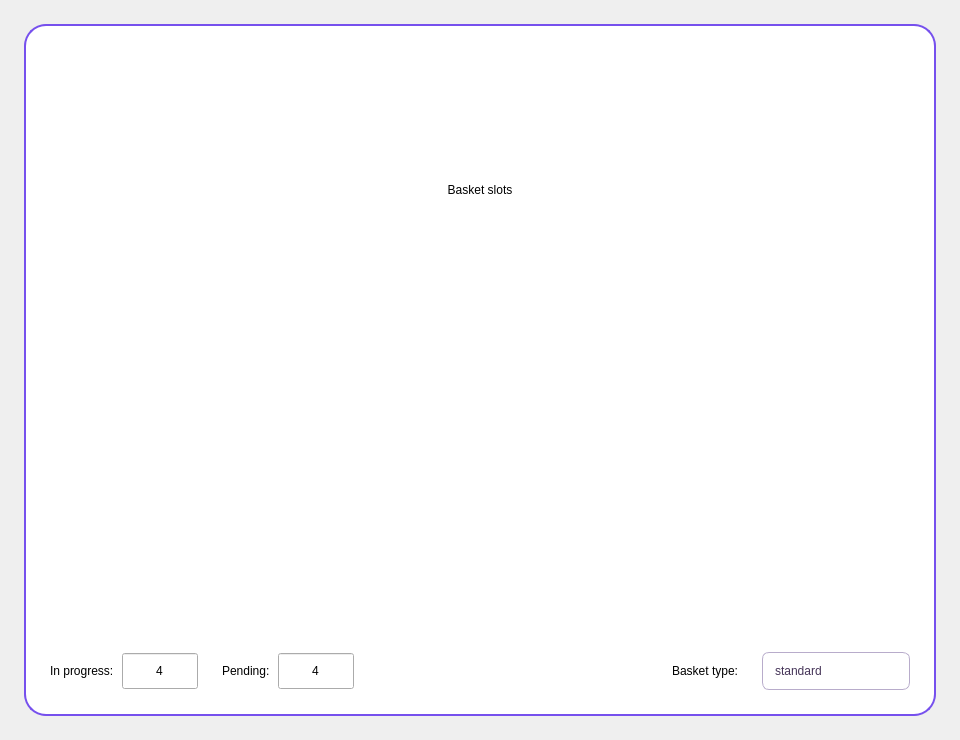
<?xml version="1.0" encoding="UTF-8"?>
<ui version="4.0">
 <class>BasketOverview</class>
 <widget class="QWidget" name="basketOverview">
  <property name="minimumSize">
   <size>
    <width>960</width>
    <height>740</height>
   </size>
  </property>
  <property name="windowTitle">
   <string>Basket overview</string>
  </property>
  <property name="styleSheet">
   <string>QWidget#basketOverview {
    background: #ffffff;
    color: #35294a;
    font-family: "Segoe UI";
    font-size: 14px;
}
QFrame#overviewFrame {
    background: #ffffff;
    border: 2px solid #7650ed;
    border-radius: 22px;
}
QLabel { background: transparent; border: none; }
QLabel[role="heading"] { color: #30243e; font-size: 24px; font-weight: 600; }
QLabel[role="summary"] { color: #46345e; font-size: 17px; font-weight: 600; }
QComboBox {
    background: #ffffff;
    color: #453458;
    border: 1px solid #b8accb;
    border-radius: 7px;
    padding: 7px 12px;
    min-height: 22px;
}
QComboBox::drop-down { border: none; width: 20px; }
QComboBox::down-arrow {
    image: url(:/basket/chevron-down.xpm);
    width: 9px;
    height: 5px;
}
QComboBox QAbstractItemView {
    background: #ffffff;
    color: #453458;
    selection-background-color: #e9e0ff;
    selection-color: #5932ce;
    outline: none;
}
QSpinBox[overviewField="true"] {
    background: #ffffff;
    color: #453458;
    border: 1px solid #b8accb;
    border-radius: 7px;
    padding: 7px 8px;
    min-height: 22px;
    font-size: 16px;
}
QSpinBox[overviewField="true"]:focus { border-color: #7650ed; }
</string>
  </property>
  <layout class="QVBoxLayout" name="outerLayout">
   <property name="leftMargin">
    <number>24</number>
   </property>
   <property name="topMargin">
    <number>24</number>
   </property>
   <property name="rightMargin">
    <number>24</number>
   </property>
   <property name="bottomMargin">
    <number>24</number>
   </property>
   <property name="spacing">
    <number>0</number>
   </property>
   <item>
    <widget class="QFrame" name="overviewFrame">
     <layout class="QVBoxLayout" name="overviewLayout">
      <property name="leftMargin">
       <number>24</number>
      </property>
      <property name="topMargin">
       <number>24</number>
      </property>
      <property name="rightMargin">
       <number>24</number>
      </property>
      <property name="bottomMargin">
       <number>24</number>
      </property>
      <property name="spacing">
       <number>22</number>
      </property>
      <item>
       <widget class="QLabel" name="headingLabel">
        <property name="text">
         <string>Basket slots</string>
        </property>
        <property name="role" stdset="0">
         <string>heading</string>
        </property>
        <property name="alignment">
         <set>Qt::AlignmentFlag::AlignCenter</set>
        </property>
       </widget>
      </item>
      <item>
       <widget class="basket::BasketSlots" name="basketSlots" />
      </item>
      <item>
       <layout class="QHBoxLayout" name="summaryLayout">
        <item>
         <layout class="QHBoxLayout" name="inProgressSpinBoxLayout">
          <property name="spacing">
           <number>8</number>
          </property>
          <item>
           <widget class="QLabel" name="inProgressLabel">
            <property name="text">
             <string>In progress:</string>
            </property>
            <property name="role" stdset="0">
             <string>summary</string>
            </property>
            <property name="buddy">
             <cstring>inProgressSpinBox</cstring>
            </property>
           </widget>
          </item>
          <item>
           <widget class="QSpinBox" name="inProgressSpinBox">
            <property name="minimumSize">
             <size>
              <width>76</width>
              <height>38</height>
             </size>
            </property>
            <property name="maximumSize">
             <size>
              <width>92</width>
              <height>42</height>
             </size>
            </property>
            <property name="overviewField" stdset="0">
             <bool>true</bool>
            </property>
            <property name="accessibleName">
             <string>In progress</string>
            </property>
            <property name="alignment">
             <set>Qt::AlignmentFlag::AlignCenter</set>
            </property>
            <property name="buttonSymbols">
             <enum>QAbstractSpinBox::ButtonSymbols::NoButtons</enum>
            </property>
            <property name="maximum">
             <number>2147483647</number>
            </property>
            <property name="value">
             <number>4</number>
            </property>
           </widget>
          </item>
         </layout>
        </item>
        <item>
         <layout class="QHBoxLayout" name="pendingSpinBoxLayout">
          <property name="spacing">
           <number>8</number>
          </property>
          <item>
           <widget class="QLabel" name="pendingLabel">
            <property name="text">
             <string>Pending:</string>
            </property>
            <property name="role" stdset="0">
             <string>summary</string>
            </property>
            <property name="buddy">
             <cstring>pendingSpinBox</cstring>
            </property>
           </widget>
          </item>
          <item>
           <widget class="QSpinBox" name="pendingSpinBox">
            <property name="minimumSize">
             <size>
              <width>76</width>
              <height>38</height>
             </size>
            </property>
            <property name="maximumSize">
             <size>
              <width>92</width>
              <height>42</height>
             </size>
            </property>
            <property name="overviewField" stdset="0">
             <bool>true</bool>
            </property>
            <property name="accessibleName">
             <string>Pending</string>
            </property>
            <property name="alignment">
             <set>Qt::AlignmentFlag::AlignCenter</set>
            </property>
            <property name="buttonSymbols">
             <enum>QAbstractSpinBox::ButtonSymbols::NoButtons</enum>
            </property>
            <property name="maximum">
             <number>2147483647</number>
            </property>
            <property name="value">
             <number>4</number>
            </property>
           </widget>
          </item>
         </layout>
        </item>
        <property name="leftMargin">
         <number>0</number>
        </property>
        <property name="topMargin">
         <number>0</number>
        </property>
        <property name="rightMargin">
         <number>0</number>
        </property>
        <property name="bottomMargin">
         <number>0</number>
        </property>
        <property name="spacing">
         <number>24</number>
        </property>
        <item>
         <spacer name="summarySpacer">
          <property name="orientation">
           <enum>Qt::Orientation::Horizontal</enum>
          </property>
          <property name="sizeHint">
           <size>
            <width>24</width>
            <height>0</height>
           </size>
          </property>
         </spacer>
        </item>
        <item>
         <widget class="QLabel" name="basketTypeLabel">
          <property name="text">
           <string>Basket type:</string>
          </property>
          <property name="role" stdset="0">
           <string>summary</string>
          </property>
          <property name="buddy">
           <cstring>basketTypeComboBox</cstring>
          </property>
         </widget>
        </item>
        <item>
         <widget class="QComboBox" name="basketTypeComboBox">
          <property name="minimumSize">
           <size>
            <width>148</width>
            <height>38</height>
           </size>
          </property>
          <property name="accessibleName">
           <string>Basket type</string>
          </property>
          <property name="toolTip">
           <string>Basket type</string>
          </property>
          <item>
           <property name="text">
            <string>standard</string>
           </property>
          </item>
          <item>
           <property name="text">
            <string>premium</string>
           </property>
          </item>
          <item>
           <property name="text">
            <string>platinum</string>
           </property>
          </item>
         </widget>
        </item>
       </layout>
      </item>
     </layout>
    </widget>
   </item>
  </layout>
 </widget>
 <resources>
  <include location="basket_resources.qrc" />
 </resources>
 <connections />
 <customwidgets>
  <customwidget>
   <class>basket::BasketSlots</class>
   <extends>QWidget</extends>
   <header>basket_slots.h</header>
   <container>1</container>
  </customwidget>
 </customwidgets>
</ui>
